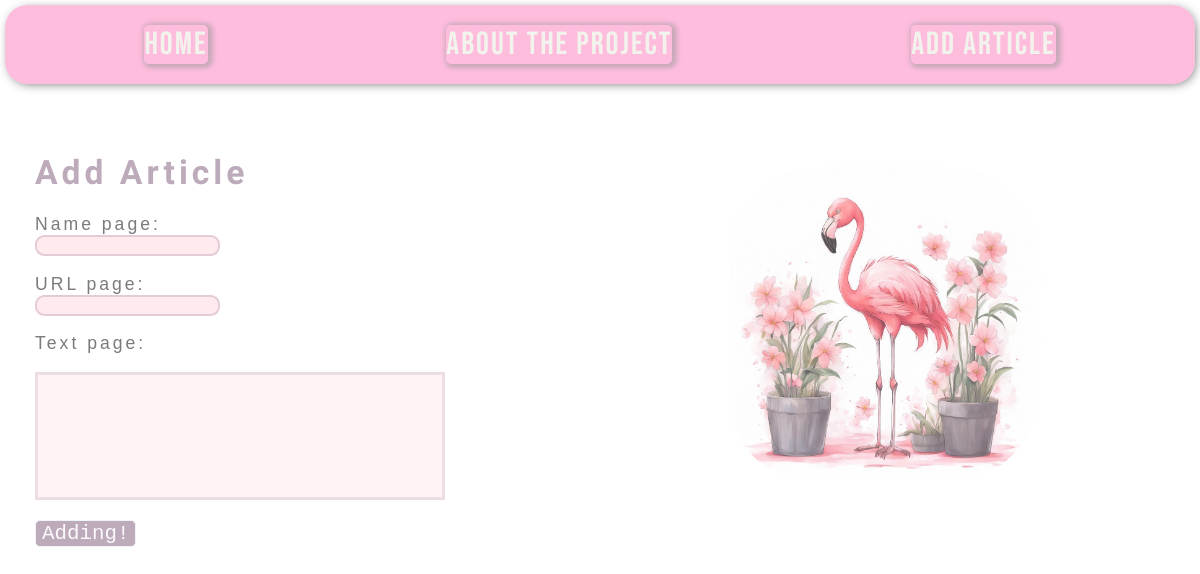
Page /add_post on the committed database.
### tables this page shows
CREATE TABLE mainmenu(
id INTEGER PRIMARY KEY AUTOINCREMENT,
title TEXT NOT NULL,
url TEXT NOT NULL
);

### flaskos/flaskio.py (the view, shortened to what this page needs)
@app.route("/add_post", methods=["POST", "GET"])
def add_post():
    db = get_db()
    dbase = FlaskoDB(db)
    return render_template("add_post.html", title="Add Article", menu=dbase.get_menu())

### flaskos/flaskio.py (called while the page is built)
def connect_bd():
    con = sqlite3.connect(app.config['DATABASE'])
    con.row_factory = sqlite3.Row
    return con

def get_db():
    if not hasattr(g, 'link_db'):
        g.link_db = connect_bd()
    return g.link_db

### flaskos/flskDB.py (called while the page is built)
    def get_menu(self):
        sql = "SELECT * FROM mainmenu"
        try:
            self.__cur.execute(sql)
            res = self.__cur.fetchall()
            return res if res else []
        except sqlite3.Error as e:
            print("Ошибка чтения из БД" + str(e))
            return []

### flaskos/templates/add_post.html (shortened to what this page needs)
{% extends 'base.html' %}
{% block content %}
{{ super() }}
<div class="flamingo">
<img src="{{ url_for('static', filename='images/kandinsky-download-1701115136499.png') }}" alt="flamingo">
</div>
<form action="{{ url_for('add_post') }}" method="post">
    <p class="iput"> Name page:<input type="text" name="name" required></p>
    <p class="iput"> URL page: <input type="text" name="url" required> </p>
    <p class="iput"> Text page:</p>
    <p><textarea name="post" cols="30" rows="10"></textarea></p>
    <p><input type="submit" value="Adding!"></p>
</form>
{% endblock %}

### flaskos/templates/base.html (shortened to what this page needs)
<!DOCTYPE html>
<html lang="en">
<head>
    <link rel="stylesheet" href="{{ url_for('static', filename='CSS/style.css') }}">
</head>
<body>
{% block content %}
{% block menu %}
<ul class="menu">
    {% for m in menu %}
    <li>
        <a href="{{ m.url }}">{{ m.title }}</a>
    </li>
    {% endfor %}
</ul>
{% endblock %}
<div class="content">
    <h1>{{ title }}</h1>
    {% endblock %}
</div>
</body>
</html>

### flaskos/static/CSS/style.css (style rules this page uses)
body { background: rgba(248, 223, 244, 0.682); margin: 0; padding: 5px; max-width: 100%; background: url(https://images.unsplash.com/photo-1485841890310-6a055c88698a?q=80&w=2670&auto=format&fit=crop&ixlib=rb-4.0.3&ixid=M3wxMjA3fDB8MHxwaG90by1wYWdlfHx8fGVufDB8fHx8fA%3D%3D) no-repeat center center fixed; background-size: cover; cursor: pointer; height: 100vh; margin: 0; }
h1 { color: rgba(63, 8, 56, 0.34); font-family: 'Yeseva One', sans-serif; letter-spacing: 4px; font-weight: bold; font-size: 2.1rem; }
.menu a { color: rgba(243, 243, 237, 1); font-size: 2rem; font-family: 'Bebas Neue', sans-serif; letter-spacing: 2px; text-decoration: none; box-shadow: 2px 1px 5px 3px rgba(154, 152, 154, 0.556); border-radius: 0.3rem; transition: color 0.3s linear; }
.menu { display: flex; justify-content: space-around; list-style: none; background: rgba(255, 105, 180, 0.44); box-shadow: 2px 2px 11px -3px rgba(67, 67, 67, 0.888); padding: 20px; border-radius: 1.4rem; margin-top: 0%; }
.content { max-width: 100%; margin: 0 auto; padding: 30px; }
textarea { border: 3px solid rgba(63, 8, 56, 0.09); background: rgba(255, 182, 193, 0.17); color: rgb(90, 6, 141); width: 400px; height: 118px; resize: none; }
p input[type="submit"] { background: rgba(63, 8, 56, 0.34); color: rgba(255, 255, 255, 0.938); border-radius: 0.3rem; font-size: 1.6em; font-family: monospace; border: 1px solid color(display-p3 0.941 0.957 0.961); transition: background-color 0.3s linear, color 0.3s ease,transform 0.3s ease-in-out; }
p > input { display: block; border-radius: 0.7em; border: 2px solid rgba(63, 8, 56, 0.14); background: rgba(255, 182, 193, 0.27); }
.iput { font-family: 'Alegreya Sans SC', sans-serif; font-size: 1.1em; color: rgb(124, 122, 122); letter-spacing: 3px; }
.flamingo { position: absolute; top: 20%; left: 60%; }
.flamingo img { width: 66%; height: auto; border-radius: 100px; opacity: 0.7; border: 4px solid rgba(255, 255, 255, 0.32); transform: scaleX(-1); }

### rows in the picture
mainmenu: title "HomE"
mainmenu: title "About THE Project"
mainmenu: title "Add Article"
